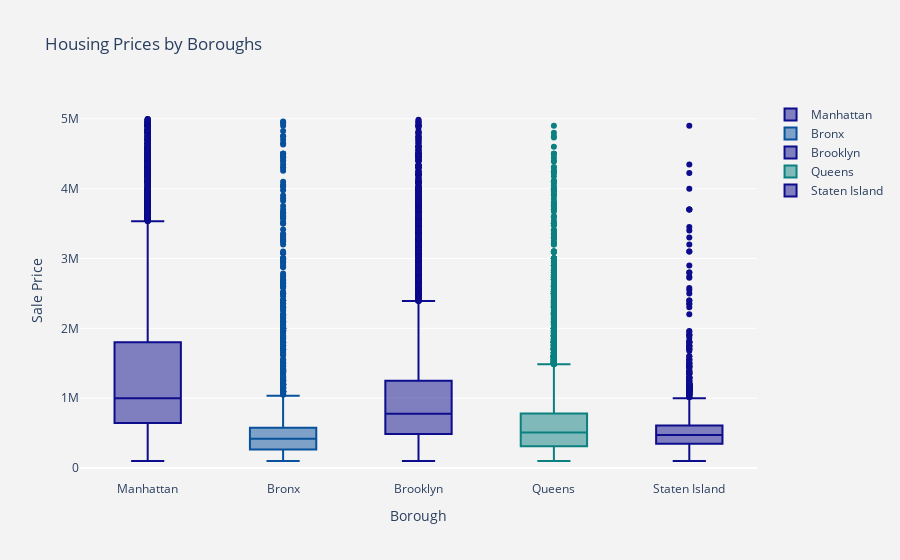

This figure's notebook cell:
### Code cell
m = df.select_dtypes(np.number)
df[m.columns]= m.round().astype('Int64')
pd.options.display.float_format = '{:,.0f}'.format
# Filter DataFrame
df2 = df[(df['SALE PRICE'] > 100000) & (df['SALE PRICE'] < 5000000)]
df2.rename(columns = {"SALE PRICE":"sale_price"},inplace = True)

boroughs = ['Manhattan', 'Bronx', 'Brooklyn', 'Queens', 'Staten Island']
colors = ['rgb(12, 12, 140)', 'rgb(8,81,156)', 'rgb(12, 12, 140)', 'rgb(12, 128, 128)', 'rgb(12, 12, 140)']

traces = []
for borough, color in zip(boroughs, colors):
    trace = go.Box(
        y=df2[df2.BOROUGH == borough].sale_price,
        name=borough,
        marker=dict(color=color)
    )
    traces.append(trace)

layout = go.Layout(
    title='Housing Prices by Boroughs',
    xaxis=dict(title='Borough'),
    yaxis=dict(title='Sale Price'),
    paper_bgcolor='rgb(243, 243, 243)',
    plot_bgcolor='rgb(243, 243, 243)'
)

fig = go.Figure(data=traces, layout=layout)
py.iplot(fig)

### Figure 1 — Plotly figure (JSON) as saved in the notebook; plotly's stock layout.template omitted (floating-point values rounded to 4 significant figures; data arrays with more than 128 entries replaced by an {"elided": "..."} marker saying what was removed)
{"data": [{"marker": {"color": "rgb(12, 12, 140)"}, "name": "Manhattan", "type": "box", "y": {"elided": "12320 int values"}}, {"marker": {"color": "rgb(8,81,156)"}, "name": "Bronx", "type": "box", "y": {"elided": "4565 int values"}}, {"marker": {"color": "rgb(12, 12, 140)"}, "name": "Brooklyn", "type": "box", "y": {"elided": "14536 int values"}}, {"marker": {"color": "rgb(12, 128, 128)"}, "name": "Queens", "type": "box", "y": {"elided": "17522 int values"}}, {"marker": {"color": "rgb(12, 12, 140)"}, "name": "Staten Island", "type": "box", "y": {"elided": "5714 int values"}}], "layout": {"paper_bgcolor": "rgb(243, 243, 243)", "plot_bgcolor": "rgb(243, 243, 243)", "title": {"text": "Housing Prices by Boroughs"}, "xaxis": {"title": {"text": "Borough"}}, "yaxis": {"title": {"text": "Sale Price"}}}}
